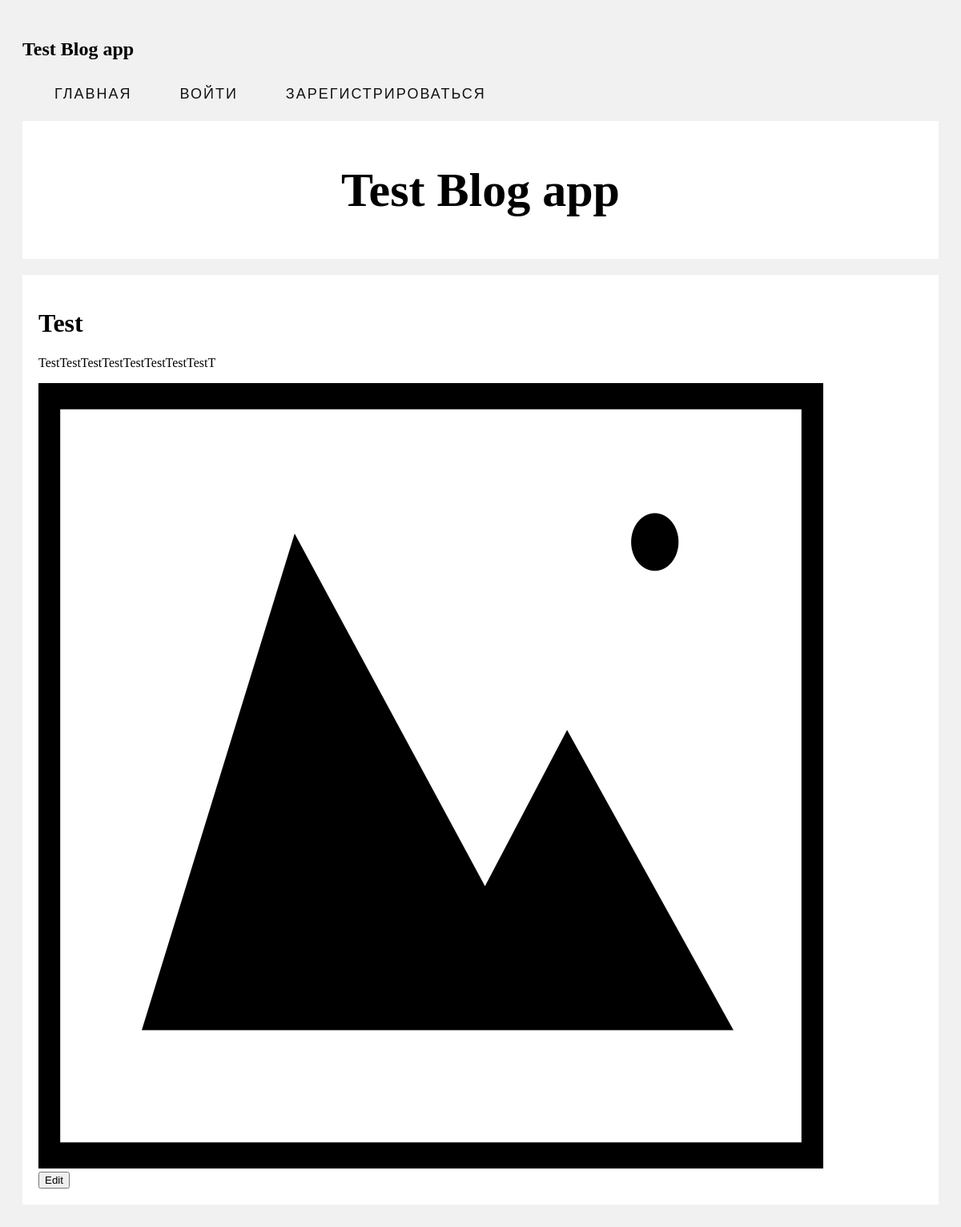
Screenshot of /post/2 with the database file from the repository.
### posts/models.py (models this page shows, shortened)
class Post(models.Model):
    title = models.CharField(max_length=50)
    body = models.CharField(max_length=1000)
    image = models.ImageField(upload_to='static/img', default='default.jpeg')
    date = models.DateTimeField(default=datetime.now)
    user = models.ForeignKey(User, on_delete=models.CASCADE)

### posts/views.py (the view)
# urls.py: path('post/<int:pk>', views.post, name='post'),
def post(request, pk):
    posts = get_object_or_404(Post, id=pk)
    return render(request, 'post.html', {'posts': posts})

### templates/post.html (shortened to what this page needs)
{% load static %}
<!DOCTYPE html>
<html>
<head>
    <link rel="stylesheet" href="{% static 'css/base_layout.css' %}">
</head>
<body>
<header>
    {% if user.is_authenticated %}
        <nav class="container">
            <h2>Test Blog app</h2>
            <ul id="menu" class="complex_list">
                <a href="{% url 'home' %}">
                    <li>Главная</li>
                </a>
                <a href="{% url 'create' %}">
                    <li>Создать пост</li>
                </a>
                <form action="{% url 'logout' %}" method="POST">
                    {% csrf_token %}
                    <button type="submit" class="button_log">Logout</button>
                </form>
            </ul>
        </nav>
    {% else %}
        <nav class="container">
            <h2>Test Blog app</h2>
            <ul id="menu" class="complex_list">
                <a href="{% url 'home' %}">
                    <li>Главная</li>
                </a>
                <a href="{% url 'log_in' %}">
                    <li>Войти</li>
                </a>
                <a href="{% url 'singup' %}">
                    <li>Зарегистрироваться</li>
                </a>
            </ul>
        </nav>
    {% endif %}
</header>
<div class="header">
    <h2>Test Blog app</h2>
</div>
<div class="row">
    <div class="leftcolumn">
        <div class="card">
            <h1>{{ posts.title }}</h1>
            <p>{{ posts.body }}</p>
            {% if posts.image %}
                <img src="{{ posts.image.url }}" class="image">
            {% endif %}
            <form method="POST" action="{% url 'edit' posts.id%}">
                <button type="submit" class="button">Edit</button>
            </form>
        </div>
    </div>
</div>
</body>
</html>

### static/css/base_layout.css (style rules this page uses)
ul.complex_list { display: flex; }
.complex_list li { font: 0.75em arial; list-style: none; }
#menu li { display: inline-block; margin-right: 60px; }
#menu a { color: #111; white-space: nowrap; text-transform: uppercase; letter-spacing: 2px; font-weight: bold; font-size: x-large; display: block; line-height: 40px; }
body { padding: 20px; background: #f1f1f1; }
.header { padding: 2px; font-size: 40px; text-align: center; background: white; }
.card { background-color: white; padding: 20px; margin-top: 20px; }

### rows the page displays
Post: title "Test", body "TestTestTestTestTestTestTestTestT", image (placeholder picture)
